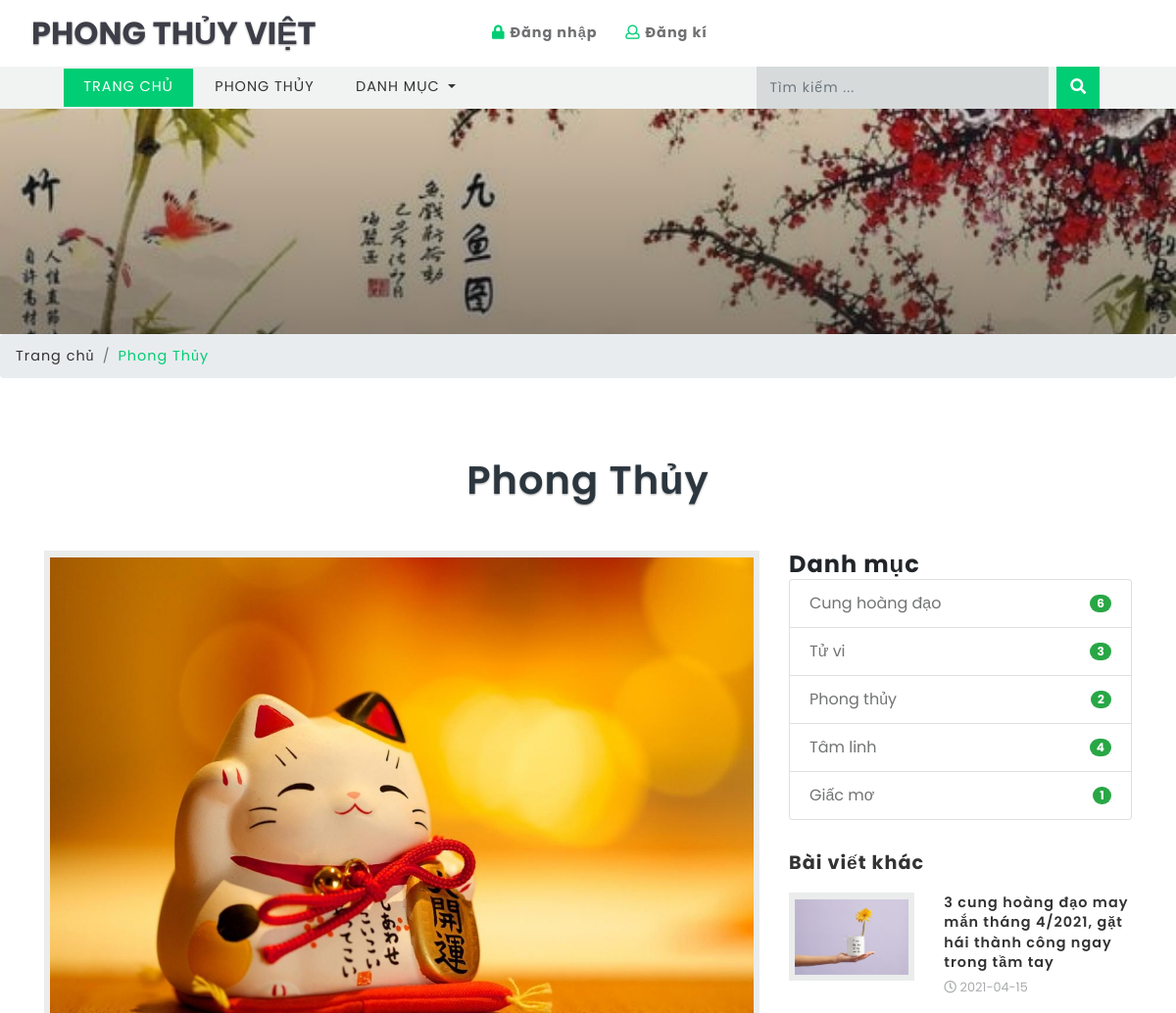
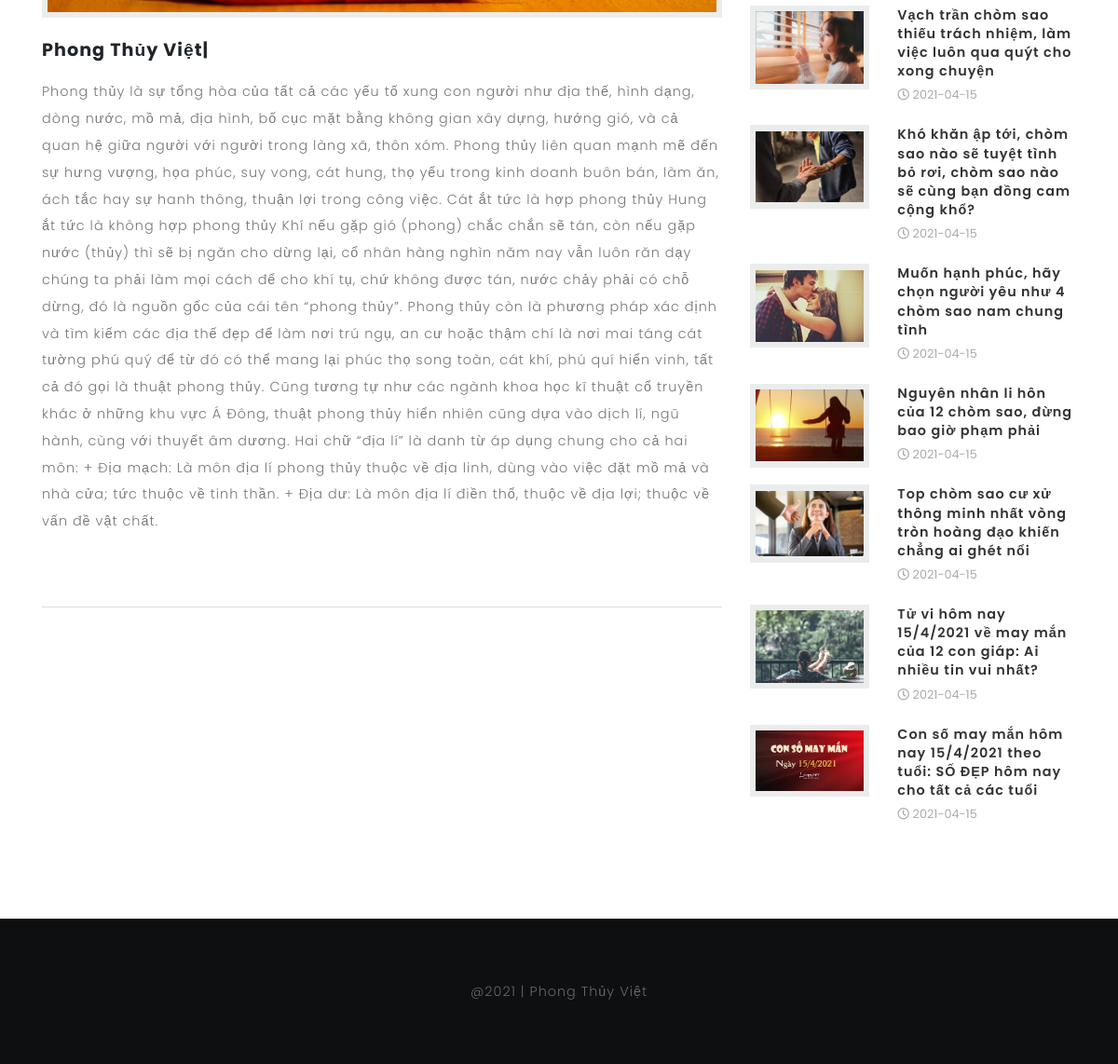
Page /about.php on the committed database (2 pictures, top to bottom).
### tables this page shows
CREATE TABLE `titles` (
  `id` int(10) UNSIGNED NOT NULL,
  `website_name` varchar(40) DEFAULT NULL,
  `tagline` varchar(40) DEFAULT NULL,
  `icon` varchar(40) DEFAULT NULL,
  `keywords` varchar(220) DEFAULT NULL,
  `short_description` varchar(200) DEFAULT NULL,
  `bannertext1` varchar(150) DEFAULT NULL,
  `bannertext2` varchar(150) DEFAULT NULL,
  `bannertext3` varchar(150) DEFAULT NULL,
  `bannertext4` varchar(150) DEFAULT NULL,
  `detailed_description` text DEFAULT NULL,
  `address` varchar(40) DEFAULT NULL,
  `email` varchar(80) DEFAULT NULL,
  `phone` varchar(40) DEFAULT NULL,
  `googlemap` varchar(255) DEFAULT NULL
);

CREATE TABLE `blog_categories` (
  `id` int(10) UNSIGNED NOT NULL,
  `name` varchar(40) NOT NULL
);

CREATE TABLE `blogs` (
  `id` int(10) UNSIGNED NOT NULL,
  `title` varchar(190) NOT NULL,
  `tags` varchar(40) NOT NULL,
  `content` text NOT NULL,
  `photo` varchar(50) NOT NULL,
  `posted` varchar(40) NOT NULL,
  `date` date DEFAULT NULL,
  `author` varchar(40) DEFAULT NULL,
  `category` varchar(40) NOT NULL
);

### libs/fetch_data.php (the view, shortened to what this page needs)
<?php
function getdetaileddescription($table){
	require("database/db_connect.php");
	$sql="SELECT * FROM $table ";
	if ($result=mysqli_query($con,$sql))
	{
		foreach ($result as $titles => $sdc) {
			echo ''.$sdc['detailed_description'].'';
		}
	}
}
function countcategories(){
	require("database/db_connect.php");
	$sql="SELECT * FROM blog_categories LIMIT 10";
	if ($result=mysqli_query($con,$sql))
	{
		foreach ($result as $categoriescount => $categorydata) {
			$categoryid=$categorydata['id'];
			$sql="SELECT * FROM blogs WHERE category='$categoryid'";
			if ($result=mysqli_query($con,$sql)) {
				$rowcountcategory=mysqli_num_rows($result);
			}
			echo '<li class="list-group-item d-flex justify-content-between align-items-center">
			'.$categorydata['name'].'
			<span class="badge badge-success badge-pill">'.$rowcountcategory.'</span>
			</li>';
		}
	}
}
function getwebname($table){
	require("database/db_connect.php");
	$sql="SELECT * FROM $table ";
	if ($result=mysqli_query($con,$sql))
	{
		foreach ($result as $titles => $blogname) {
			echo ''.$blogname['website_name'].'';
		}
	}
}
function getcategoriesmenu($table)
{
	require("database/db_connect.php");
	$sql="SELECT * FROM $table ";
	if ($result=mysqli_query($con,$sql))
	{
		$rowcount=mysqli_num_rows($result);
		if ($rowcount==0) {
			echo 'No Categories';
		}
		foreach ($result as $blog_categories => $category) {
			echo '<a class="dropdown-item" href="category.php?id='.$category['id'].'">'.$category['name'].'</a>
			<div class="dropdown-divider"></div>';
		}
	}
}
function getolderposts($table){
	require("database/db_connect.php");
	$sql="SELECT * FROM $table WHERE posted='publish' ORDER BY id ASC LIMIT 8";
	if ($result=mysqli_query($con,$sql))
	{
		foreach ($result as $olderposts => $op) {
			echo '<div class="blog-grids row mb-3">
			<div class="col-md-5 blog-grid-left">
			<a href="single.php?id='.$op['id'].'">
			<img src="blogadmin/images/'.$op['photo'].'" class="img-fluid" alt="fantastic cms">
			</a>
			</div>
			<div class="col-md-7 blog-grid-right">
			<h5>
			<a href="single.php?id='.$op['id'].'">'.$op['title'].'</a>
			</h5>
			<div class="sub-meta">
			<span>
			<i class="far fa-clock"></i> '.$op['date'].'</span>
			</div>
			</div>
			</div>';
		}
	}
}
?>

### css/single.css (style rules this page uses)
.tech-btm img { background: #fff; padding: 6px; }

### css/style.css (style rules this page uses)
html, body { margin: 0; font-size: 100%; font-family: "Poppins", sans-serif; background: #fff; }
body a { text-decoration: none; transition: 0.5s all; -webkit-transition: 0.5s all; -moz-transition: 0.5s all; -o-transition: 0.5s all; -ms-transition: 0.5s all; }
h1, h2, h3, h4, h5, h6 { margin: 0; font-family: "Poppins", sans-serif; letter-spacing: 1px; }
.tech-btm img { background: #ebecec; padding: 0.4em; }
.tech-btm h5 { font-size: 0.9em; line-height: 1.4em; font-weight: 600; }
.tech-btm h5 a { color: #333; }
.sub-meta span { font-size: 0.8em; color: #a9abad; line-height: 2.5em; }

### rows in the picture
titles: website_name "Phong Thủy Việt", detailed_description "Phong thủy là sự tổng hòa của tất cả các yếu tố xung con người như địa thế, hình dạng, dòng nước, mồ mả, địa hình, bố cục mặt bằng không gian xây dựng, hướng gió, và cả quan hệ giữa người với người trong làng xã, thôn xóm. Phong thủy liên quan mạnh mẽ đến sự hưng vượng, họa phúc, suy vong, cát hung, thọ yểu trong kinh doanh buôn bán, làm ăn, ách tắc hay sự hanh thông, thuận lợi trong công việc. Cát ắt tức là hợp phong thủy Hung ắt tức là không hợp phong thủy Khí nếu gặp gió (phong) chắc chắn sẽ tán, còn nếu gặp nước (thủy) thì sẽ bị ngăn cho dừng lại, cổ nhân hàng nghìn năm nay vẫn luôn răn dạy chúng ta phải làm mọi cách để cho khí tụ, chứ không được tán, nước chảy phải có chỗ dừng, đó là…"
blog_categories: name "Cung hoàng đạo", rowcountcategory "6"
blog_categories: name "Tử vi", rowcountcategory "3"
blog_categories: name "Phong thủy", rowcountcategory "2"
blog_categories: name "Tâm linh", rowcountcategory "4"
blog_categories: name "Giấc mơ", rowcountcategory "1"
blogs: photo (picture), title "3 cung hoàng đạo may mắn tháng 4/2021, gặt hái thành công ngay trong tầm tay", date "2021-04-15"
blogs: photo (picture), title "Vạch trần chòm sao thiếu trách nhiệm, làm việc luôn qua quýt cho xong chuyện", date "2021-04-15"
blogs: photo (picture), title "Khó khăn ập tới, chòm sao nào sẽ tuyệt tình bỏ rơi, chòm sao nào sẽ cùng bạn đồng cam cộng khổ?", date "2021-04-15"
blogs: photo (picture), title "Muốn hạnh phúc, hãy chọn người yêu như 4 chòm sao nam chung tình", date "2021-04-15"
blogs: photo (picture), title "Nguyên nhân li hôn của 12 chòm sao, đừng bao giờ phạm phải", date "2021-04-15"
blogs: photo (picture), title "Top chòm sao cư xử thông minh nhất vòng tròn hoàng đạo khiến chẳng ai ghét nổi", date "2021-04-15"
blogs: photo (picture), title "Tử vi hôm nay 15/4/2021 về may mắn của 12 con giáp: Ai nhiều tin vui nhất?", date "2021-04-15"
blogs: photo (picture), title "Con số may mắn hôm nay 15/4/2021 theo tuổi: SỐ ĐẸP hôm nay cho tất cả các tuổi", date "2021-04-15"
